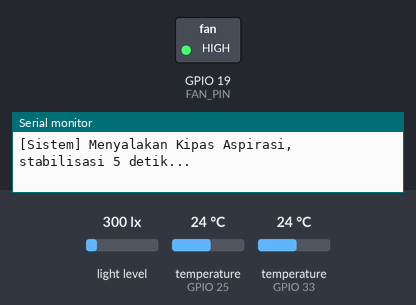
Bench run of a sketch on a simulated ESP32. Parts: switched loads named in the sketch (green lamp = pin HIGH), the last lines printed to the serial monitor. The inputs (shaded band) are chosen by the test bench; at power-on: light level 300 lx, temperature (sensors on GPIO 25, GPIO 33) 24 °C. WiFi joins after 1.5 s; servers stay silent unless stated; uploads are accepted with an empty reply; the local clock reads 2024-03-15 10:24:30 at power-on unless the sketch sets it; random numbers use the default seed unless the sketch sets one.

Above: at 2.6 s.
At 72.9 s:
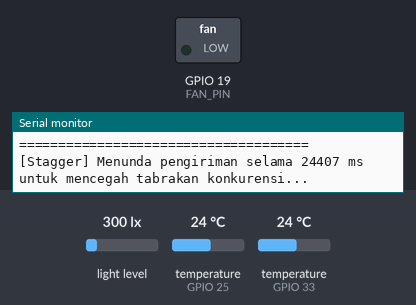
Timing chart, 0 to 99.5 s (numbered marks = the images above):
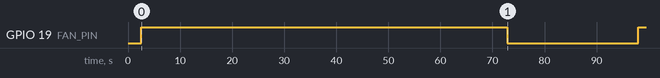

Measured:
- by itself, GPIO 19 (FAN_PIN): LOW → HIGH at 2.6 s, → LOW 70.3 s later, → HIGH 25.1 s later

The sketch:

Capstone.ino
```cpp
/**
 * ============================================================================
 * CAMP-AI: Smart Greenhouse Monitoring System - ESP32 Firmware
 * Departemen Teknik Mesin dan Biosistem, Fakultas Teknologi Pertanian
 * Institut Pertanian Bogor (IPB University)
 * ============================================================================
 * Fitur:
 * - Pengukuran Suhu Bola Kering & Bola Basah (DS18B20 Psychrometer)
 * - Aspirasi Kipas Otomatis (5 detik stabilisasi + 60 detik sampling)
 * - Perhitungan Kelembapan Relatif (RH) BMKG Standar (Perka BMKG No. 04/2026)
 * - Pengukuran Intensitas Cahaya (BH1750 Lux Meter - khusus Modul 1)
 * - Captive Portal WiFiManager untuk provisioning WiFi dinamis tanpa hardcode
 * - Sinkronisasi Waktu Presisi via NTP Server (WIB UTC+7)
 * - Agregasi Data Horizontal ke Google Apps Script & Google Sheets
 * ============================================================================
 */

#include <Wire.h>
#include <BH1750.h>
#include <OneWire.h>
#include <DallasTemperature.h>
#include <WiFi.h>
#include <HTTPClient.h>
#include <time.h>
#include <WiFiManager.h>
#include <esp_system.h>
#if __has_include(<esp_mac.h>)
  #include <esp_mac.h>
#endif
#include "soc/soc.h"
#include "soc/rtc_cntl_reg.h"

// ─── TIPE DATA STRUKTUR SENSOR (Didefinisikan di atas agar dikenali compiler) ─
typedef struct {
  float lux;
  float dryTemp;
  float wetTemp;
  float rh;
  bool valid;
} SensorData;

// Forward declaration fungsi untuk kepatuhan C++ Arduino IDE
SensorData readSensors();
bool sendData(SensorData data, struct tm* t);

// ─── USER CONFIGURATION ─────────────────────────────────────────────────────
// Ganti dengan URL Google Apps Script Web App Deployment Anda:
const char* SCRIPT_URL        = "https://script.google.com/macros/s/AKfycbxYMh0M774TuxeMufAD4C-5Wti5IuoTMD6YSQ3JU6XIkiiZ0qvd9qbY33PQJ__b4fV2wA/exec";

// ============================================================================
// IDENTITAS MODUL & SKALABILITAS DINAMIS (1 s.d. N Modul)
// - MODULE_ID: Berikan nama modul spesifik (misal "Module1", "Module4", "Zona_Utara")
//              atau biarkan "AUTO" agar ID digenerate otomatis dari MAC Address ESP32.
// - Sensor Cahaya (BH1750) kini DIDETEKSI SECARA OTOMATIS via I2C bus saat booting.
//   Tidak perlu lagi flag manual HAS_LUX_SENSOR.
// ============================================================================
const char* MODULE_ID_CONFIG  = "AUTO"; // Ubah ke nama kustom atau biarkan "AUTO"
String      currentModuleId   = "";
bool        hasLuxSensor      = false;

// ─── PIN ASSIGNMENT (ESP32) ────────────────────────────────────────────────
#define DRY_BULB_PIN  25   // Pin OneWire Sensor Suhu Bola Kering (DS18B20)
#define WET_BULB_PIN  33   // Pin OneWire Sensor Suhu Bola Basah (DS18B20)
#define FAN_PIN       19   // Pin Kontrol Relay Kipas Aspirasi Psikrometer

// ─── LOGIKA TRIGGER RELAY ──────────────────────────────────────────────────
// Mayoritas modul relay 5V untuk Arduino/ESP32 adalah ACTIVE LOW (LOW = Relay ON).
// Jika relay Anda tipe Active HIGH (atau jumper disetel ke HIGH), ubah nilai ini ke false.
#define RELAY_ACTIVE_LOW  false

inline void turnFanOn() {
  digitalWrite(FAN_PIN, RELAY_ACTIVE_LOW ? LOW : HIGH);
}

inline void turnFanOff() {
  digitalWrite(FAN_PIN, RELAY_ACTIVE_LOW ? HIGH : LOW);
}

// ─── WAKTU & JADWAL PENGIRIMAN ─────────────────────────────────────────────
const char* NTP_SERVER       = "pool.ntp.org";
const long  GMT_OFFSET       = 7 * 3600;   // UTC+7 (WIB)
const int   DST_OFFSET       = 0;
const int   SAMPLING_SECONDS = 60;         // Durasi sampling kipas aktif (detik)
const int   START_HOUR       = 0;          // Jam mulai pengiriman (0 - 24 untuk 24 jam)
const int   END_HOUR         = 24;         // Jam henti pengiriman
const int   INTERVAL_MIN     = 2;         // Siklus pengiriman (menit). Ubah ke 2 untuk testing cepat.
// ────────────────────────────────────────────────────────────────────────────

BH1750 lightMeter;
OneWire dryWire(DRY_BULB_PIN);
OneWire wetWire(WET_BULB_PIN);
DallasTemperature drySensor(&dryWire);
DallasTemperature wetSensor(&wetWire);

/**
 * Mengambil waktu lokal terkini dalam bentuk struct tm
 */
struct tm getCurrentLocalTime() {
  struct tm timeinfo;
  if (!getLocalTime(&timeinfo, 5000)) {
    memset(&timeinfo, 0, sizeof(timeinfo));
  }
  return timeinfo;
}

/**
 * Menghitung Kelembapan Relatif (RH) menggunakan Formula Psikrometer BMKG
 * Sumber: Perka BMKG No. 04 Tahun 2026 (Assmann Psychrometer dengan Aspirasi Kipas Buatan)
 *
 * Rumus:
 *   es(T) = 0.6108 * exp((17.27 * T) / (T + 237.3)) [kPa]
 *   P     = 101.325 kPa (Tekanan atmosfer standar)
 *   A     = 0.0007947 °C^-1 (Konstanta psikrometrik dengan aerasi konstan kipas)
 *   ea    = es(Tw) - A * P * (Td - Tw)
 *   RH    = (ea / es(Td)) * 100%
 */
float computeRH(float Td, float Tw) {
  if (Tw >= Td) return 100.0; // Saturasi atau anomali pembacaan Tw > Td

  const float A = 0.0007947;
  const float P = 101.325; // Tekanan standar atmosfer (kPa)

  float es_d = 0.6108 * exp((17.27 * Td) / (Td + 237.3));
  float es_w = 0.6108 * exp((17.27 * Tw) / (Tw + 237.3));
  float ea   = es_w - (A * P * (Td - Tw));

  if (ea <= 0.0) return 0.0;
  float rh = (ea / es_d) * 100.0;
  return constrain(rh, 0.0, 100.0);
}

/**
 * Membaca data dari sensor selama window SAMPLING_SECONDS dengan kipas aktif
 */
SensorData readSensors() {
  SensorData result = {0, 0, 0, 0, false};

  // 1. Nyalakan kipas aspirasi untuk sirkulasi udara di kain basah
  turnFanOn();
  Serial.println("\n[Sistem] Menyalakan Kipas Aspirasi, stabilisasi 5 detik...");
  delay(5000);

  float sumLux = 0, sumDry = 0, sumWet = 0, sumRH = 0;
  int count = 0;
  int countLux = 0;
  unsigned long startMs = millis();
  unsigned long windowMs = (unsigned long)SAMPLING_SECONDS * 1000UL;

  Serial.println("[Sistem] Mulai membaca sensor selama 60 detik sampling window...");

  while (millis() - startMs < windowMs) {
    float lux = 0;
    if (hasLuxSensor) {
      lux = lightMeter.readLightLevel();
      if (lux >= 0) {
        sumLux += lux;
        countLux++;
      }
    }

    drySensor.requestTemperatures();
    wetSensor.requestTemperatures();
    float dryT = drySensor.getTempCByIndex(0);
    float wetT = wetSensor.getTempCByIndex(0);

    // Validasi pembacaan DS18B20:
    // Singkirkan -127°C (DEVICE_DISCONNECTED_C) dan 85°C (Power-on Reset)
    if (dryT != DEVICE_DISCONNECTED_C && wetT != DEVICE_DISCONNECTED_C &&
        dryT != 85.0 && wetT != 85.0 &&
        dryT > -40.0 && dryT < 80.0 && wetT > -40.0 && wetT < 80.0) {

      float rh = computeRH(dryT, wetT);
      sumDry += dryT;
      sumWet += wetT;
      sumRH  += rh;
      count++;
    } else {
      Serial.println("[Warning] Sensor membaca nilai tidak valid (-127 / 85 C), abaikan sampel ini.");
    }

    delay(5000); // Sampling setiap 5 detik
  }

  // 2. Matikan kipas setelah periode sampling selesai
  turnFanOff();
  Serial.println("[Sistem] Periode sampling selesai, kipas dimatikan.");

  if (count > 0) {
    result.lux     = (hasLuxSensor && countLux > 0) ? (sumLux / countLux) : -1.0;
    result.dryTemp = sumDry / count;
    result.wetTemp = sumWet / count;
    result.rh      = sumRH / count;
    result.valid   = true;

    Serial.println("=====================================");
    Serial.printf(" HASIL RATA-RATA PENGUKURAN (%s)\n", currentModuleId.c_str());
    if (hasLuxSensor && result.lux >= 0) {
      Serial.printf(" - Intensitas Cahaya : %.2f lux\n", result.lux);
    } else {
      Serial.println(" - Intensitas Cahaya : Tidak Terpasang / Non-aktif");
    }
    Serial.printf(" - Suhu Bola Kering  : %.2f °C\n", result.dryTemp);
    Serial.printf(" - Suhu Bola Basah   : %.2f °C\n", result.wetTemp);
    Serial.printf(" - Kelembapan (RH)   : %.2f %%\n", result.rh);
    Serial.printf(" - Jumlah Sampel     : %d\n", count);
    Serial.println("=====================================");
  } else {
    Serial.println("[Error] Gagal mendapatkan pembacaan sensor DS18B20 yang valid!");
  }
  return result;
}

/**
 * Mendapatkan MAC Address perangkat langsung dari eFuse hardware
 * Aman dipanggil kapan saja tanpa memerlukan inisialisasi driver WiFi
 */
String getDeviceMac() {
  uint8_t mac[6];
  esp_read_mac(mac, ESP_MAC_WIFI_STA);
  char buf[20];
  snprintf(buf, sizeof(buf), "%02X:%02X:%02X:%02X:%02X:%02X",
           mac[0], mac[1], mac[2], mac[3], mac[4], mac[5]);
  return String(buf);
}

/**
 * Menghasilkan Module ID dinamis berbasis MAC jika disetel ke "AUTO"
 */
String resolveModuleId() {
  if (String(MODULE_ID_CONFIG) != "AUTO" && strlen(MODULE_ID_CONFIG) > 0) {
    return String(MODULE_ID_CONFIG);
  }
  uint8_t mac[6];
  esp_read_mac(mac, ESP_MAC_WIFI_STA);
  char buf[20];
  snprintf(buf, sizeof(buf), "Module_%02X%02X", mac[4], mac[5]);
  return String(buf);
}

/**
 * Mengirim data sensor ke Google Apps Script endpoint via HTTP POST JSON
 * Dilengkapi Anti-Collision Staggering Delay dan retry dengan backoff
 */
bool sendData(SensorData data, struct tm* t) {
  // Reconnect WiFi jika koneksi sempat terputus
  if (WiFi.status() != WL_CONNECTED) {
    Serial.println("[WiFi] Terputus! Mencoba reconnect ke jaringan tersimpan...");
    WiFi.reconnect();

    unsigned long startM = millis();
    while (WiFi.status() != WL_CONNECTED && millis() - startM < 5000) {
      delay(500);
      Serial.print(".");
    }

    if (WiFi.status() != WL_CONNECTED) {
      Serial.println("\n[WiFi] Gagal Reconnect, lewati siklus transmisi kali ini.");
      return false;
    }
    Serial.println("\n[WiFi] Berhasil Reconnect!");
  }

  // ─── ANTI-COLLISION STAGGER (JITTER) ────────────────────────────────────
  // Mencegah N node menabrak LockService Google Apps Script di detik yang persis sama.
  // Delay dihitung semi-deterministik berdasarkan byte MAC address (0 - 25 detik).
  uint8_t mac[6];
  esp_read_mac(mac, ESP_MAC_WIFI_STA);
  int staggerMs = ((mac[5] + mac[4]) % 25) * 1000 + random(200, 1500);
  Serial.printf("[Stagger] Menunda pengiriman selama %d ms untuk mencegah tabrakan konkurensi...\n", staggerMs);
  delay(staggerMs);

  String payload = "{";
  payload += "\"module\":\"" + currentModuleId + "\",";
  payload += "\"mac\":\"" + getDeviceMac() + "\",";
  if (hasLuxSensor && data.lux >= 0) {
    payload += "\"lux\":" + String(data.lux, 2) + ",";
  } else {
    payload += "\"lux\":null,";
  }
  payload += "\"dryTemp\":" + String(data.dryTemp, 2) + ",";
  payload += "\"wetTemp\":" + String(data.wetTemp, 2) + ",";
  payload += "\"rh\":" + String(data.rh, 2) + ",";
  payload += "\"rssi\":" + String(WiFi.RSSI());
  payload += "}";

  const int MAX_RETRIES = 3;
  for (int attempt = 1; attempt <= MAX_RETRIES; attempt++) {
    HTTPClient http;
    http.begin(SCRIPT_URL);
    http.addHeader("Content-Type", "application/json");
    http.setFollowRedirects(HTTPC_STRICT_FOLLOW_REDIRECTS);
    http.setTimeout(15000); // Timeout HTTP client 15 detik

    Serial.printf("[HTTP] Mengirim data ke Google Apps Script (Percobaan %d/%d)...\n", attempt, MAX_RETRIES);
    int code = http.POST(payload);

    if (code > 0) {
      String response = http.getString();
      if (response.indexOf("Error: Server Busy") != -1) {
        Serial.printf("[HTTP Warning] LockService Backend sibuk (Server Busy). Menunggu backoff acak...\n");
        http.end();
        delay(random(2000, 6000));
        continue;
      }

      Serial.printf("[HTTP] Berhasil! Kode: %d | Respons: %s\n\n", code, response.c_str());
      http.end();
      return true;
    } else {
      Serial.printf("[HTTP] Gagal Mengirim: %s\n", http.errorToString(code).c_str());
      http.end();
      if (attempt < MAX_RETRIES) {
        delay(random(1500, 4000));
      }
    }
  }

  Serial.println("[HTTP Error] Seluruh percobaan pengiriman gagal.");
  return false;
}

void setup() {
  // 1. Matikan Brownout Detector hardware agar lonjakan arus USB komputer tidak memicu reboot berulang
  WRITE_PERI_REG(RTC_CNTL_BROWN_OUT_REG, 0);

  // 2. Segera kunci pin relay dalam kondisi MATI (OFF) di awal booting sebelum komponen lain aktif
  pinMode(FAN_PIN, OUTPUT);
  turnFanOff();

  Serial.begin(115200);
  delay(1000);

  // Inisialisasi Wire & Deteksi Otomatis Sensor Cahaya BH1750
  Wire.begin();
  if (lightMeter.begin(BH1750::CONTINUOUS_HIGH_RES_MODE)) {
    hasLuxSensor = true;
    Serial.println("[BH1750] Sensor Lux terdeteksi otomatis dan aktif pada bus I2C.");
  } else {
    hasLuxSensor = false;
    Serial.println("[BH1750] Sensor Lux tidak ditemukan. Modul beroperasi dalam mode Td-Tw saja.");
  }

  // Tentukan Identitas Modul Dinamis
  currentModuleId = resolveModuleId();

  Serial.println("\n\n==========================================");
  Serial.printf(" Inisialisasi CAMP-AI Node: %s\n", currentModuleId.c_str());
  Serial.printf(" MAC Address ESP32: %s\n", getDeviceMac().c_str());
  Serial.printf(" Fitur Sensor Lux : %s\n", hasLuxSensor ? "Aktif" : "Non-aktif");
  Serial.println("==========================================");

  drySensor.begin();
  wetSensor.begin();

  // Inisialisasi WiFiManager dengan SSID AP unik per modul
  WiFiManager wm;
  wm.setDebugOutput(true);        // Tampilkan seluruh proses pencarian & AP di Serial Monitor
  wm.setConnectTimeout(10);       // Maksimal 10 detik coba hubungkan ke WiFi lama (agar cepat buka AP)
  wm.setConfigPortalTimeout(180); // Timeout portal 3 menit jika tidak ada konfigurasi

  String apName = "CAMP-AI_" + currentModuleId;
  Serial.printf("[WiFi] Memeriksa WiFi tersimpan atau membuka AP Portal: %s\n", apName.c_str());

  // Callback penanda saat Access Point benar-benar mulai memancar di udara
  wm.setAPCallback([](WiFiManager *myWM) {
    Serial.println("\n**************************************************");
    Serial.println(">> [AP PORTAL AKTIF] ESP32 Sedang Memancarkan WiFi!");
    Serial.printf(">> Nama WiFi (SSID) : %s\n", myWM->getConfigPortalSSID().c_str());
    Serial.println(">> Kata Sandi (PW)  : campai123");
    Serial.println(">> IP Konfigurasi   : 192.168.4.1");
    Serial.println(">> Tips: Matikan lalu nyalakan kembali WiFi di HP/Laptop agar daftar SSID ter-refresh!");
    Serial.println("**************************************************\n");
  });

  if (!wm.autoConnect(apName.c_str(), "campai123")) {
    Serial.println("[WiFi] Gagal terhubung dan batas waktu timeout tercapai.");
    Serial.println("[Sistem] Merestart ESP32...");
    delay(3000);
    ESP.restart();
  }

  Serial.printf("\n[WiFi] Berhasil Terhubung! IP Address: %s\n", WiFi.localIP().toString().c_str());

  // Sinkronisasi Waktu via NTP
  configTime(GMT_OFFSET, DST_OFFSET, NTP_SERVER);
  Serial.print("[NTP] Menunggu sinkronisasi waktu internet");
  struct tm ti;
  while (!getLocalTime(&ti, 5000)) {
    Serial.print(".");
    delay(500);
  }
  Serial.printf("\n[NTP] Waktu tersinkronkan: %02d:%02d:%02d WIB\n", ti.tm_hour, ti.tm_min, ti.tm_sec);
}

void loop() {
  struct tm now = getCurrentLocalTime();

  static int lastPrintSec = -1;
  static int lastSentMin = -1;

  // Status detak jantung sistem setiap 10 detik di Serial Monitor
  if (now.tm_sec != lastPrintSec && now.tm_sec % 10 == 0) {
    Serial.printf("[Standby] Menunggu jadwal... Waktu: %02d:%02d:%02d WIB\n", now.tm_hour, now.tm_min, now.tm_sec);
    lastPrintSec = now.tm_sec;
  }

  // Pemeriksaan jendela waktu operasional
  if (now.tm_hour >= START_HOUR && now.tm_hour < END_HOUR) {
    if (now.tm_min % INTERVAL_MIN == 0 && now.tm_min != lastSentMin) {
      lastSentMin = now.tm_min;

      Serial.printf("\n[Siklus] Memulai siklus transmisi data menit ke-%d\n", now.tm_min);
      SensorData data = readSensors();
      if (data.valid) {
        sendData(data, &now);
      }
    }
  }

  delay(500);
}
```
